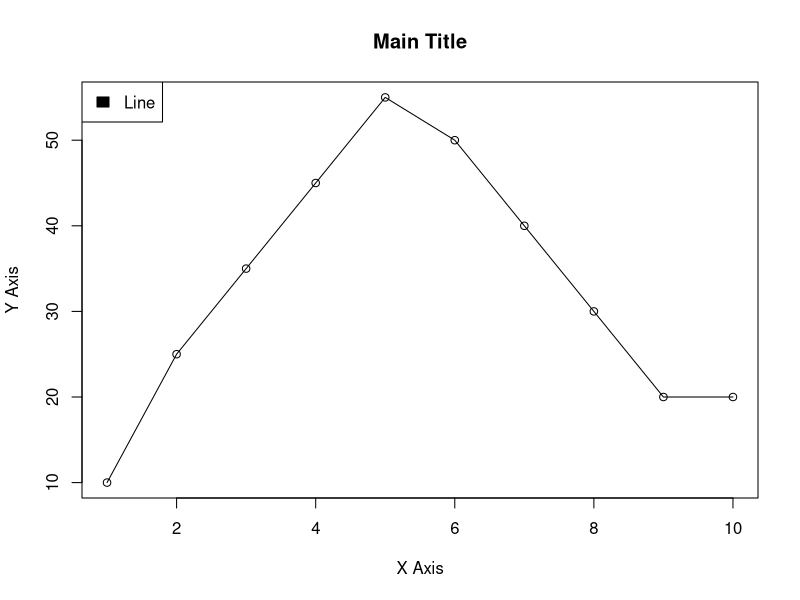

This figure's R source:
x <- c(1 , 2 , 3 , 4 , 5 , 6 , 7 , 8 , 9 , 10)
y <- c(10 , 25 , 35 , 45 , 55 , 50 , 40 , 30 , 20 , 20)
z <- c(50 , 35 , 45 , 55 , 15 , 20 , 30 , 12 , 30 , 40)

plot(x, y , type = "o" , xlab = "X Axis" , ylab = "Y Axis" , main = "Main Title")
legend("topleft" , c("Line"),fill = "Black") # we creaete helper label

# xlab = X Axis Label
# ylab = Y Axis Label
# main = Main Title
#Legend function is created helper label
#firstly, you select posion , after name , after color.
